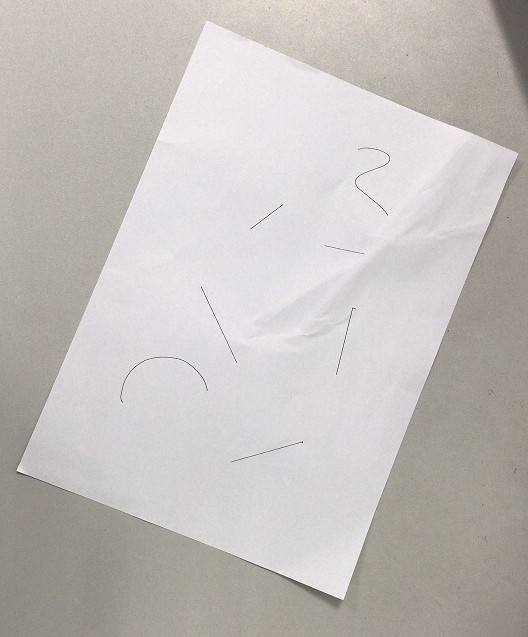
#> input picture 270-余知遥/Week5/example.jpg, 528 x 637 px
$ python '透视变换.py'
#> lines starting #> are read from the running program, lines starting #| are printed output that depends on the picture; after the words box and inside, x2 and y2 are one past the last pixel; in counts of white or black regions, pixels touching at a corner belong together
import cv2
import numpy as np
import matplotlib.pyplot as plt

def order_points(pts):
    rect = np.zeros((4, 2), dtype="float32")
    s = pts.sum(axis=1)
    rect[0] = pts[np.argmin(s)]
    rect[2] = pts[np.argmax(s)]
    diff = np.diff(pts, axis=1)
    rect[1] = pts[np.argmin(diff)]
    rect[3] = pts[np.argmax(diff)]
    return rect

def four_point_transform(image, pts):
    rect = order_points(pts)
    (tl, tr, br, bl) = rect

    widthA = np.sqrt(((br[0] - bl[0]) ** 2) + ((br[1] - bl[1]) ** 2))
    widthB = np.sqrt(((tr[0] - tl[0]) ** 2) + ((tr[1] - tl[1]) ** 2))
    maxWidth = max(int(widthA), int(widthB))

    heightA = np.sqrt(((tr[0] - br[0]) ** 2) + ((tr[1] - br[1]) ** 2))
    heightB = np.sqrt(((tl[0] - bl[0]) ** 2) + ((tl[1] - bl[1]) ** 2))
    maxHeight = max(int(heightA), int(heightB))

    dst = np.array([
        [0, 0],
        [maxWidth - 1, 0],
        [maxWidth - 1, maxHeight - 1],
        [0, maxHeight - 1]], dtype="float32")

    M = cv2.getPerspectiveTransform(rect, dst)
    warped = cv2.warpPerspective(image, M, (maxWidth, maxHeight))

    return warped

def detect_document_corners(image):
    gray = cv2.cvtColor(image, cv2.COLOR_BGR2GRAY)
    blurred = cv2.GaussianBlur(gray, (5, 5), 0)
    edged = cv2.Canny(blurred, 50, 200)

    contours, _ = cv2.findContours(edged.copy(), cv2.RETR_LIST, cv2.CHAIN_APPROX_SIMPLE)
    contours = sorted(contours, key=cv2.contourArea, reverse=True)[:5]

    for c in contours:
        peri = cv2.arcLength(c, True)
        approx = cv2.approxPolyDP(c, 0.02 * peri, True)
        if len(approx) == 4:
            return approx.reshape(4, 2)

    return None

# 读取图像
image = cv2.imread('example.jpg')
#> image is the input picture: shape (637, 528, 3); mean B, G, R 188.4, 190.8, 195.7
orig = image.copy()

# 检测文档的四个顶点
corners = detect_document_corners(image)
#> in detect_document_corners, `edged = cv2.Canny(blurred, 50, 200)`:
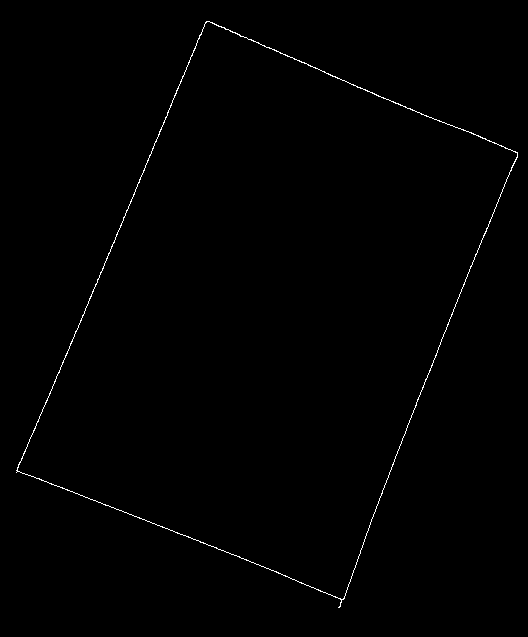
#> edged: shape (637, 528); 0.51% white in thin lines or dots, all inside (x1, y1, x2, y2) = (16, 21, 518, 608)
#> in detect_document_corners, `contours, _ = cv2.findContours(edged.copy(), cv2.RETR_LIST, cv2.CHAIN_..`: contours = 2 contours; box (x1, y1, x2, y2) and area: (16, 21, 518, 608) 165154, (17, 21, 518, 600) 164962
#> the loop in detect_document_corners, `for c in contours:` made 1 pass
#> (peri, approx) on pass 1: (1813.2, [[206, 21], [16, 472], [339, 607], [517, 152]])
#> corners = [[206, 21], [16, 472], [339, 607], [517, 152]]
if corners is None:
    print("无法检测到文档的四个顶点。")
else:
    # 应用透视变换
    warped_image = four_point_transform(orig, corners)
#> in order_points, `s = pts.sum(axis=1)`: s = [227, 488, 946, 669]
#> in order_points, `diff = np.diff(pts, axis=1)`: diff = [-185, 456, 268, -365]
#> in four_point_transform, `rect = order_points(pts)`: rect = [[206, 21], [517, 152], [339, 607], [16, 472]]
#> in four_point_transform, `(tl, tr, br, bl) = rect`: tl = [206, 21]; tr = [517, 152]; br = [339, 607]; bl = [16, 472]
#> in four_point_transform, `widthA = np.sqrt(((br[0] - bl[0]) ** 2) + ((br[1] - bl[1]) ** 2))`: widthA = 350.1
#> in four_point_transform, `widthB = np.sqrt(((tr[0] - tl[0]) ** 2) + ((tr[1] - tl[1]) ** 2))`: widthB = 337.5
#> in four_point_transform, `maxWidth = max(int(widthA), int(widthB))`: maxWidth = 350
#> in four_point_transform, `heightA = np.sqrt(((tr[0] - br[0]) ** 2) + ((tr[1] - br[1]) ** 2))`: heightA = 488.6
#> in four_point_transform, `heightB = np.sqrt(((tl[0] - bl[0]) ** 2) + ((tl[1] - bl[1]) ** 2))`: heightB = 489.4
#> in four_point_transform, `maxHeight = max(int(heightA), int(heightB))`: maxHeight = 489
#> in four_point_transform, `dst = np.array([ [0, 0], [maxWidth - 1, 0], [maxWidth - 1, maxHeight -..`: dst = [[0, 0], [349, 0], [349, 488], [0, 488]]
#> in four_point_transform, `M = cv2.getPerspectiveTransform(rect, dst)`: M = [[0.946, 0.398, -203.2], [-0.399, 0.948, 62.35], [-3.47e-05, 6.79e-05, 1]]
#> in four_point_transform, `warped = cv2.warpPerspective(image, M, (maxWidth, maxHeight))`:
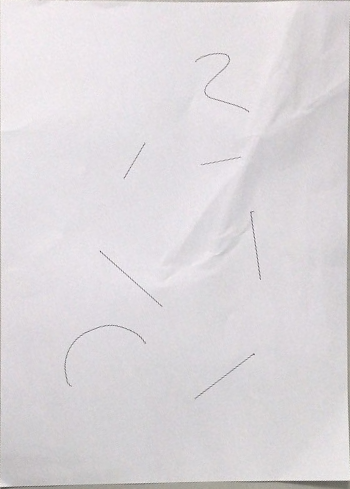
#> warped: shape (489, 350, 3); mean B, G, R 219.6, 216.3, 220.3
    # 显示原始图像和透视变换后的图像
    plt.figure(figsize=(10, 5))

    plt.subplot(1, 2, 1)
    plt.title('Original Image')
    plt.imshow(cv2.cvtColor(orig, cv2.COLOR_BGR2RGB))
    plt.axis('off')

    plt.subplot(1, 2, 2)
    plt.title('Warped Image')
    plt.imshow(cv2.cvtColor(warped_image, cv2.COLOR_BGR2RGB))
    plt.axis('off')

    plt.tight_layout()
    plt.show()
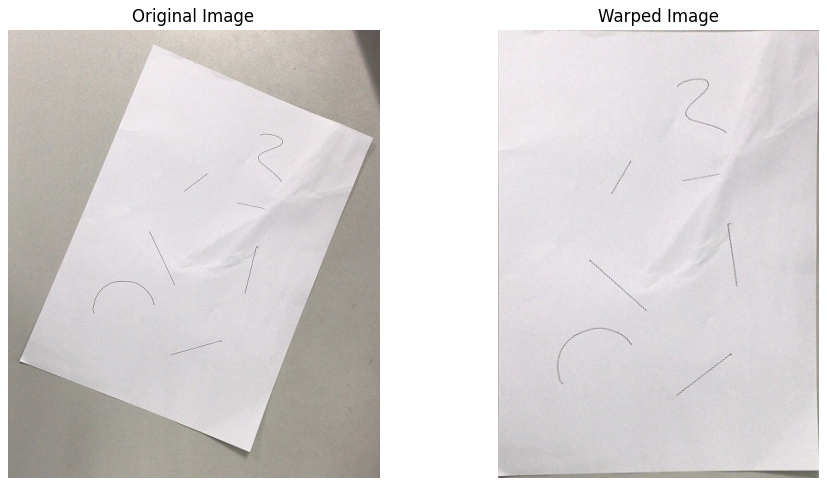
#> figure drawn by matplotlib, 2 panels
